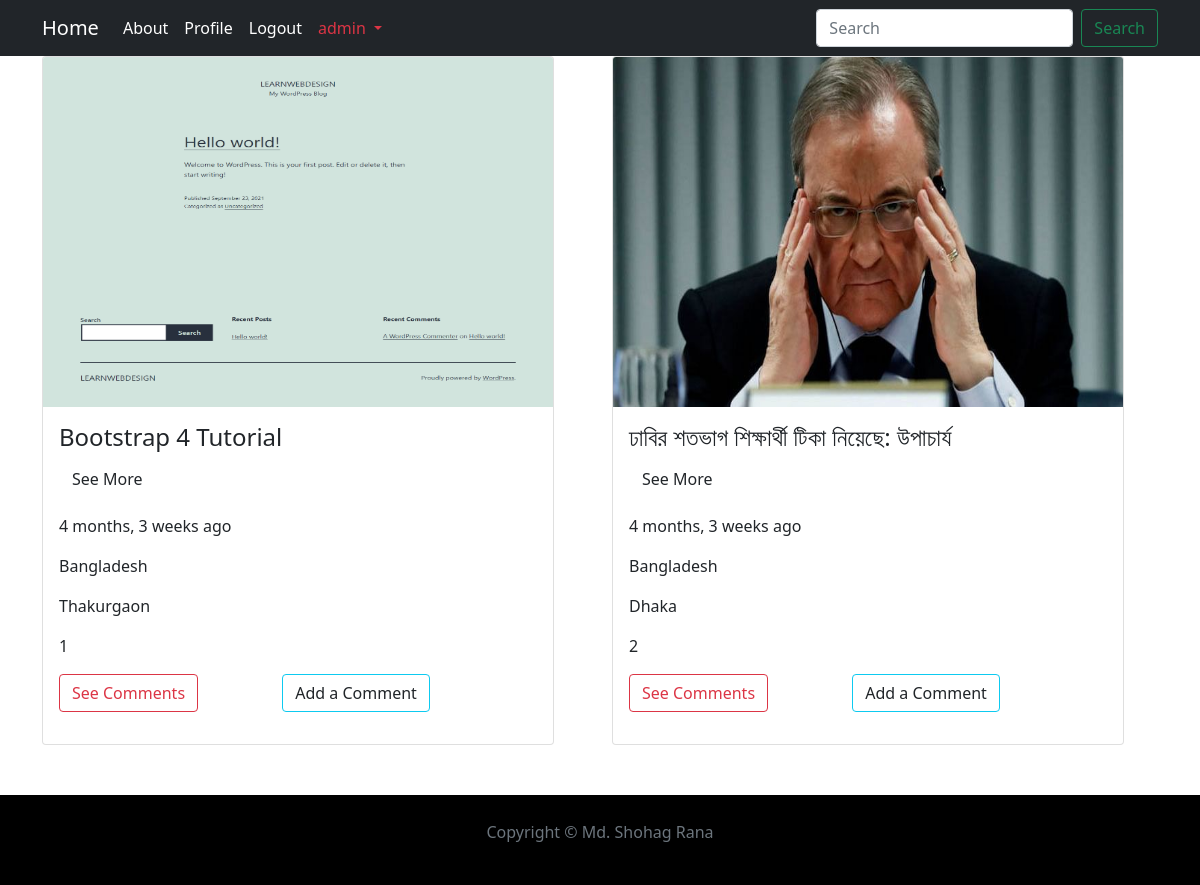
Screenshot of /post/view_post/ (signed in) with the database file from the repository.
### post/models.py (models this page shows, shortened)
class Post(models.Model):
	author = models.ForeignKey(User, on_delete= models.CASCADE)
	post_title = models.CharField(max_length=300)
	post_body = models.CharField(max_length=1000)
	country = models.ForeignKey(Country,on_delete=models.CASCADE)
	city = models.CharField(max_length=100)
	post_date = models.DateTimeField(auto_now_add= True)
	feature_photo = models.ImageField(upload_to = 'feature_image', default= False)

class Country(models.Model):
    name = models.CharField(max_length=50)
    def __str__(self):
        return self.name

### post/views.py (the view)
# urls.py: path('view_post/', views.view_post, name= "view_post"),
def view_post(request):
	comments = Comment.objects.all()
	replays = Replay.objects.all()
	if request.user.is_authenticated:
		if request.method == 'POST':
			data = request.POST['comment']
			print(data)
		posts = Post.objects.filter(author = request.user)
		return render(request, 'post/viewpost.html', {'posts': posts, 'comments': comments, 'replays': replays})
	else:
		return HttpResponseRedirect('/auth/signup/')

### post/templates/post/viewpost.html (shortened to what this page needs)
{% extends 'base.html' %}
{% load static %}
{% load humanize %}
{% block link %}
{{block.super}}
      <link rel="stylesheet" type="text/css" href="{% static 'post/css/viewpost.css' %}">
{% endblock link %}
{% block content1 %}
 <div class="container">
    <div class="row">
     {% for post in posts %}
     <div class="col-lg-6 col-md-12">
      <div class="card" style="width: 32rem;">
        <img class="card-img-top" src="{{post.feature_photo.url}}" alt="Card image cap" height="350">
        <div class="card-body">
          <h4 class="card-title">{{post.post_title}}</h4>
          <p class="card-text">
            <a href="#{{post.id}}" class="btn post_collapse" data-toggle="collapse">See More</a>
          </p>
          <p class="card-text">{{post.post_date|naturaltime}}</p>
          <p class="card-text">{{post.country}}</p>
          <p class="card-text">{{post.city}}</p>
          <p class="card-text">{{post.id}}</p>
          {% if comments %}
            <p class="card-text">
              <a href="#cc{{post.id}}" class="btn btn-outline-danger mr-5 post_collapse" data-toggle="collapse">See Comments</a>
              <a href="" type="button" class="btn btn-outline-info btn2  text-dark text-center ml-5" data-toggle="modal" data-target="#h{{post.id}}">Add a Comment</a>
             {% for cmnt in comments %}
                {% if cmnt.post.id == post.id %}
                 </p>
              {% endif %}
            {% endfor %}
            </div>
          {% endif %}
    </div>
  </div>
</div>
{% endfor %}
{% endblock content1 %}

### templates/navbar.html (shortened to what this page needs)
<nav class="navbar navbar-expand-lg navbar-dark text-white bg-dark">
      <div class="container">
        <a class="navbar-brand" href="{% url 'home' %}">Home</a>
        <div class="collapse navbar-collapse" id="navbarSupportedContent">
          <ul class="navbar-nav me-auto mb-2 mb-lg-0">
            <li class="nav-item">
              <a class="nav-link active" aria-current="page" href="">About</a>
            </li>
            {% if request.user.is_authenticated %}
            <li class="nav-item">
              <a class="nav-link active" href="{% url 'dashboard' %}">Profile</a>
            </li>
            <li class="nav-item">
              <a class="nav-link active" href="{% url 'logout' %}">Logout</a>
            </li>
            <li class="nav-item dropdown">
              <a class="nav-link dropdown-toggle text-danger" href="#" id="navbarDropdown" role="button" data-bs-toggle="dropdown" aria-expanded="false">
               {{request.user}}
              </a>
            </li>
             {% endif %}
          </ul>
          <form class="d-flex">
            <input class="form-control me-2" type="search" placeholder="Search" aria-label="Search">
            <button class="btn btn-outline-success" type="submit">Search</button>
          </form>
        </div>
      </div>
    </nav>

### post/static/post/css/viewpost.css (style rules this page uses)
.btn2 { margin-left: 80px; }

### rows the page displays
Post: feature_photo (picture), post_title "Bootstrap 4 Tutorial", post_date "4 months, 3 weeks ago", country "Bangladesh", city "Thakurgaon", id "1"
Post: feature_photo (picture), post_title "ঢাবির শতভাগ শিক্ষার্থী টিকা নিয়েছে: উপাচার্য", post_date "4 months, 3 weeks ago", country "Bangladesh", city "Dhaka", id "2"

### other values shown
{{ request.user }} "admin"
